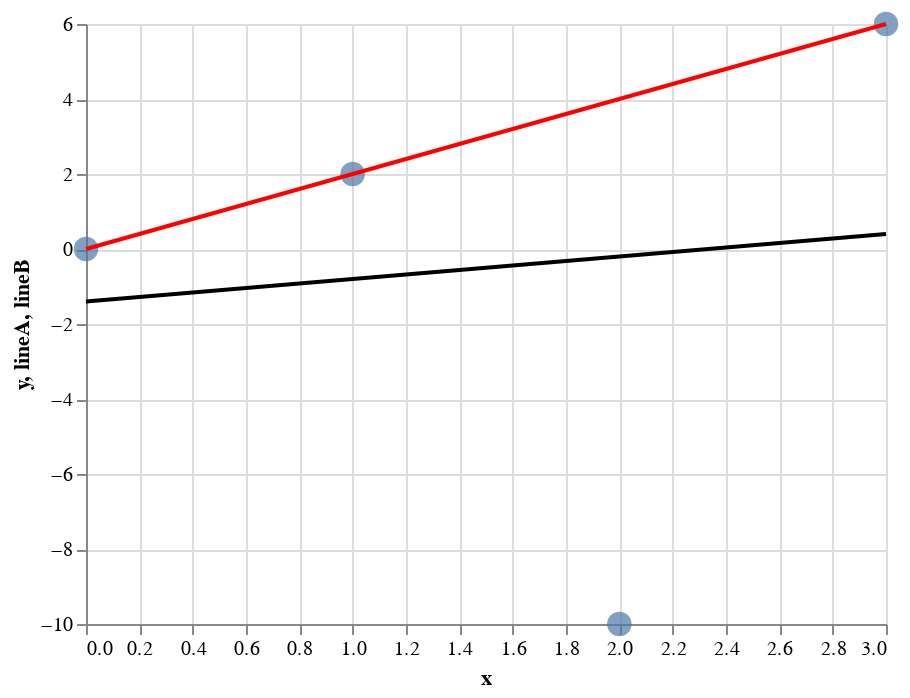

Here is the notebook cell this chart was saved with:
### Markdown cell above
Now we can layer these three charts on top of each other.

### Code cell
c1 = base.mark_circle(size = 150).encode(y = 'y')
c2 = base.mark_line(color='red').encode(y = "lineA")
c3 = base.mark_line(color='black').encode(y = "lineB")
c1 + c2 + c3

### Figure 1 — Vega-Lite specification as saved in the notebook (floating-point values rounded to 4 significant figures)
{"config": {"view": {"continuousWidth": 400, "continuousHeight": 300}}, "layer": [{"mark": {"type": "circle", "size": 150}, "encoding": {"x": {"field": "x", "type": "quantitative"}, "y": {"field": "y", "type": "quantitative"}}}, {"mark": {"type": "line", "color": "red"}, "encoding": {"x": {"field": "x", "type": "quantitative"}, "y": {"field": "lineA", "type": "quantitative"}}}, {"mark": {"type": "line", "color": "black"}, "encoding": {"x": {"field": "x", "type": "quantitative"}, "y": {"field": "lineB", "type": "quantitative"}}}], "data": {"name": "data-e85beb7529ff9a23a83e49d3894e7618"}, "$schema": "https://vega.github.io/schema/vega-lite/v4.17.0.json", "datasets": {"data-e85beb7529ff9a23a83e49d3894e7618": [{"x": 0, "y": 0, "lineA": 0, "lineB": -1.4}, {"x": 1, "y": 2, "lineA": 2, "lineB": -0.8}, {"x": 2, "y": -10, "lineA": 4, "lineB": -0.2}, {"x": 3, "y": 6, "lineA": 6, "lineB": 0.4}]}}
